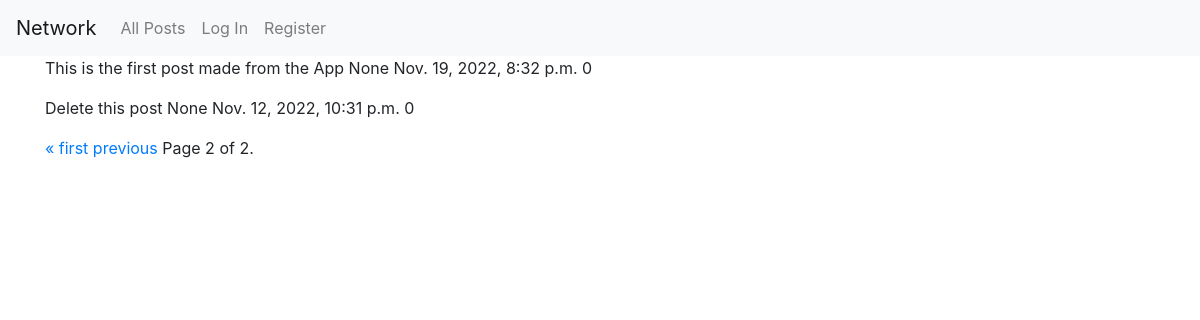
Before: /?page=2 with the older database file.
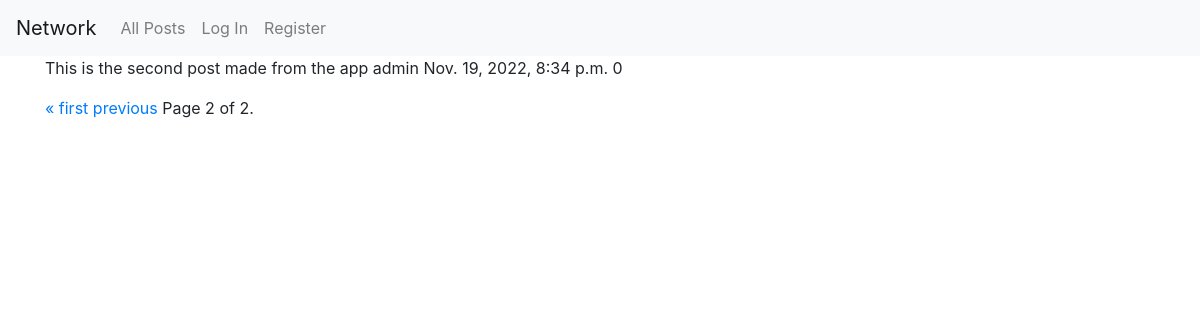
After: the same page with the newer database file.
### network/models.py (models this page shows, shortened)
class Post(models.Model):
    content = models.TextField()
    poster = models.ForeignKey('User', on_delete=models.SET_NULL, null=True, related_name="own_posts")
    creation_date = models.DateTimeField(auto_now_add=True)
    def get_likes(self):
        return self.likes.all().count()
    def get_posts(type, user=None):
        posts = Post.objects.all().order_by('-creation_date')
        if type == 'ALL': return posts
        if type == 'USER': return posts.filter(poster=user)
        if type == 'FOLLOWING': return posts.filter(poster__in=user.following.all())

class User(AbstractUser):
    following = models.ManyToManyField('User', blank=True, related_name='followers')

### network/views.py (the view)
# urls.py: path("", views.index, name="index"),
def index(request, posts=None):
    if posts: pass
    else: posts = Post.get_posts(type='ALL')
    items_per_page = 3
    pages = Paginator(posts, items_per_page)
    page_number = request.GET.get('page')
    page_obj = pages.get_page(page_number)
    return render(request, "network/index.html", {
        'form': PostForm(),
        'page_obj': page_obj,
    })

### network/templates/network/index.html (shortened to what this page needs)
{% extends "network/layout.html" %}
{% load static %}
{% block body %}
    {% for post in page_obj %}
        <p>
            {{ post.content }}
            {{ post.poster }}
            {{ post.creation_date }}
            {{ post.get_likes }}
        </p>
    {% endfor %}
    <div class="pagination">
        <span class="step-links">
            {% if page_obj.has_previous %}
                <a href="?page=1">&laquo; first</a>
                <a href="?page={{ page_obj.previous_page_number }}">previous</a>
            {% endif %}
            <span class="current">
                Page {{ page_obj.number }} of {{ page_obj.paginator.num_pages }}.
            </span>
        </span>
    </div>
{% endblock %}

Changed rows visible on the page:
removed Post: content "This is the first post made from the App", poster "None", creation_date "Nov. 19, 2022, 8:32 p.m.", get_likes "0"
removed Post: content "Delete this post", poster "None", creation_date "Nov. 12, 2022, 10:31 p.m.", get_likes "0"
now on this page (row unchanged): Post: content "This is the second post made from the app", poster "admin", creation_date "Nov. 19, 2022, 8:34 p.m.", get_likes "0"
